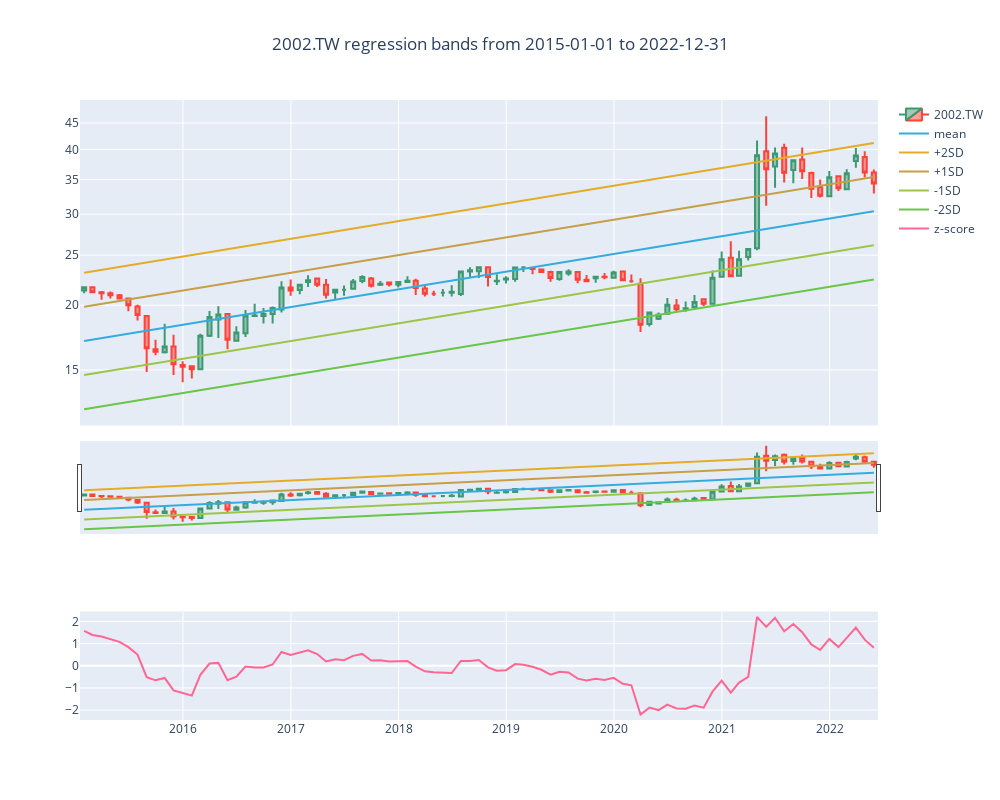

The notebook cell this image was saved under:
### Markdown cell above
### H-share index ETF (2002.TW)

### Code cell
timeregchannel(assetlist[5], dfall, 'M', startstr0, endstr0)
